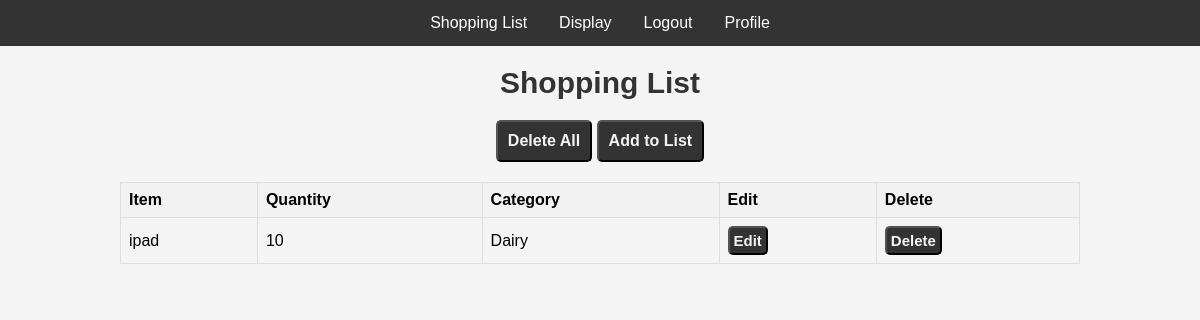
The page /display (signed in) on the database as committed earlier.
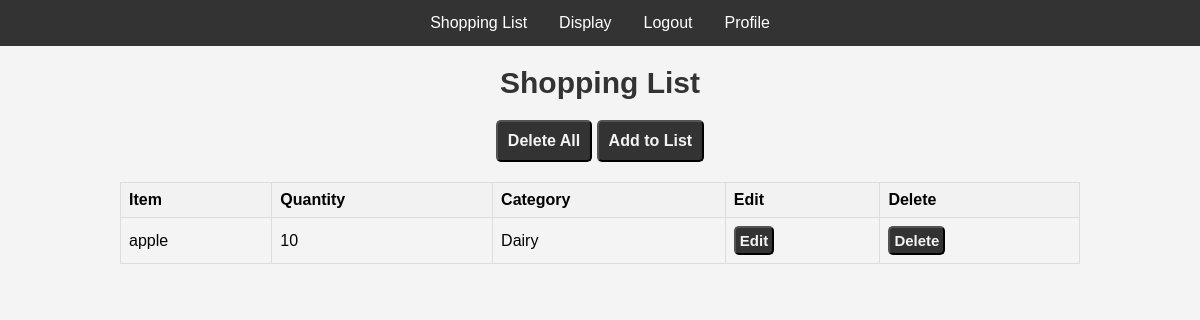
The same page on the database as committed later.
### app.py (models this page shows, shortened)
class Notes(db.Model):
    __tablename__ = "shopping_list"
    id = db.Column(db.Integer, primary_key=True)
    item = db.Column(db.Text)
    quantity = db.Column(db.Integer)
    category = db.Column(db.String(64))
    user_id = db.Column(db.Integer, db.ForeignKey('users.id'))

### app.py (the view)
@app.route('/display')
@login_required
def display():
    user_notes = Notes.query.filter_by(user_id=current_user.id).all()
    return render_template('display.html', notes=user_notes)

### app.py (called while the page is built)
@login_manager.user_loader
def load_user(user_id):
    return User.query.get(user_id)

### templates/display.html (shortened to what this page needs)
{% extends 'layout.html' %}
{% block content %}
<center>
    <h1>Shopping List </h1>
    {% if notes|length == 0 %}
        <p>List is empty, you can add items by clicking the add list button</p>
    {% else %}
        <button class ='btn1'><a href="{{ url_for('delete_all') }}">Delete All</a></button>
    {% endif %}
    <button class ='btn1'><a href="{{ url_for('shopping') }}">Add to List</a></button>
    <table>
        <tr>
            <th>Item</th>
            <th>Quantity</th>
            <th>Category</th>
            <th>Edit</th>
            <th>Delete</th>
        </tr>
        {% for note in notes %}
        <tr>
            <td>{{ note.item }}</td>
            <td>{{ note.quantity }}</td>
            <td>{{ note.category }}</td>
            <td><button class ='btn'><a href="{{ url_for('update', id=note.id) }}">Edit</a></button></td>
            <td><button class ='btn'><a href="{{ url_for('delete', id=note.id) }}">Delete</a></button></td>
        </tr>
        {% endfor %}
    </table>
</center>
{% endblock %}

Rows that differ between the two databases and show on the page:
changed Notes "Dairy": item "ipad" → "apple"
